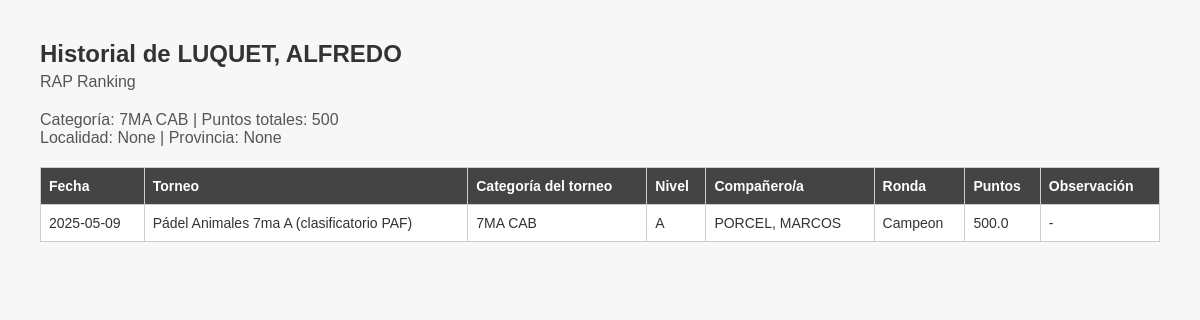
The app's page /historial/LUQUET, ALFREDO, older data.
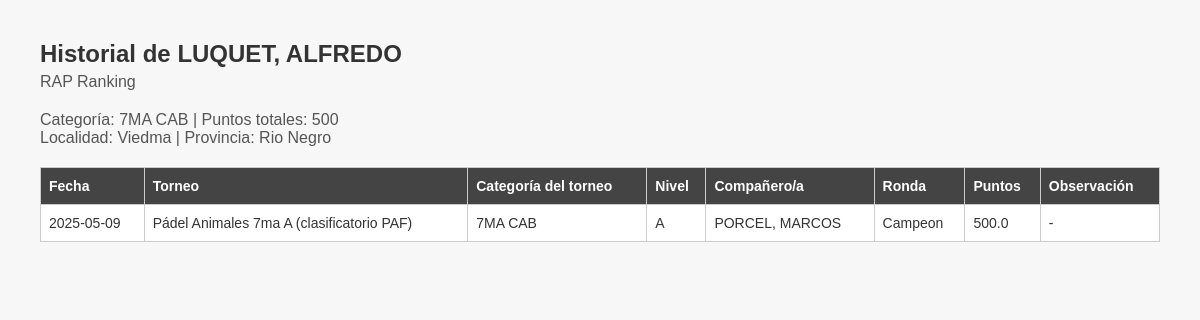
The same page, newer data.
### tables this page shows
CREATE TABLE jugadores (
            id INTEGER PRIMARY KEY AUTOINCREMENT,
            nombre TEXT UNIQUE,
            categoria TEXT,
            localidad TEXT,
            provincia TEXT,
            puntos INTEGER DEFAULT 0,
            historial TEXT
        );

### app.py (the view)
@app.route('/historial/<nombre>')
def historial(nombre):
    conn = sqlite3.connect('database.db')
    conn.row_factory = sqlite3.Row
    cursor = conn.cursor()
    cursor.execute("SELECT * FROM jugadores WHERE UPPER(nombre) = ?", (nombre.upper(),))
    jugador = cursor.fetchone()
    if not jugador:
        conn.close()
        return f"No se encontró al jugador: {nombre}", 404
    try:
        historial = json.loads(jugador['historial'])
    except json.JSONDecodeError:
        historial = []
    conn.close()
    return render_template("historial.html", jugador=jugador, historial=historial)

### templates/historial.html (shortened to what this page needs)
<!DOCTYPE html>
<html lang="es">
<head>
</head>
<body>
    <h1>Historial de {{ jugador['nombre'] }}</h1>
    <div class="header-info">
        <div class="subtitulo">RAP Ranking</div>
        <div class="subtitulo">
            Categoría: {{ jugador['categoria'] }} |
            Puntos totales: {{ jugador['puntos'] }}<br>
            Localidad: {{ jugador['localidad'] }} |
            Provincia: {{ jugador['provincia'] }}
        </div>
    </div>
    {% if historial %}
        <table>
            <thead>
                <tr>
                    <th>Fecha</th>
                    <th>Torneo</th>
                    <th>Categoría del torneo</th>
                    <th>Nivel</th>
                    <th>Compañero/a</th>
                    <th>Ronda</th>
                    <th>Puntos</th>
                    <th>Observación</th>
                </tr>
            </thead>
            <tbody>
                {% for h in historial %}
                    <tr>
                        <td>{{ h.fecha }}</td>
                        <td>{{ h.torneo }}</td>
                        <td>{{ h.categoria_torneo }}</td>
                        <td>{{ h.nivel }}</td>
                        <td>{{ h.pareja }}</td>
                        <td>{{ h.ronda }}</td>
                        <td>{{ h.puntos }}</td>
                        <td>{{ h.observacion or "-" }}</td>
                    </tr>
                {% endfor %}
            </tbody>
        </table>
    {% else %}
        <p>No se encontraron torneos cargados para este jugador.</p>
    {% endif %}
</body>
</html>

Row changes from the older to the newer data that the page shows:
changed jugadores "7MA CAB": localidad (not shown) → "Viedma"; provincia (not shown) → "Rio Negro"
Text that changed along with them:
{{ jugador['localidad'] }}: "None" → (not shown)
{{ jugador['provincia'] }}: "None" → (not shown)
